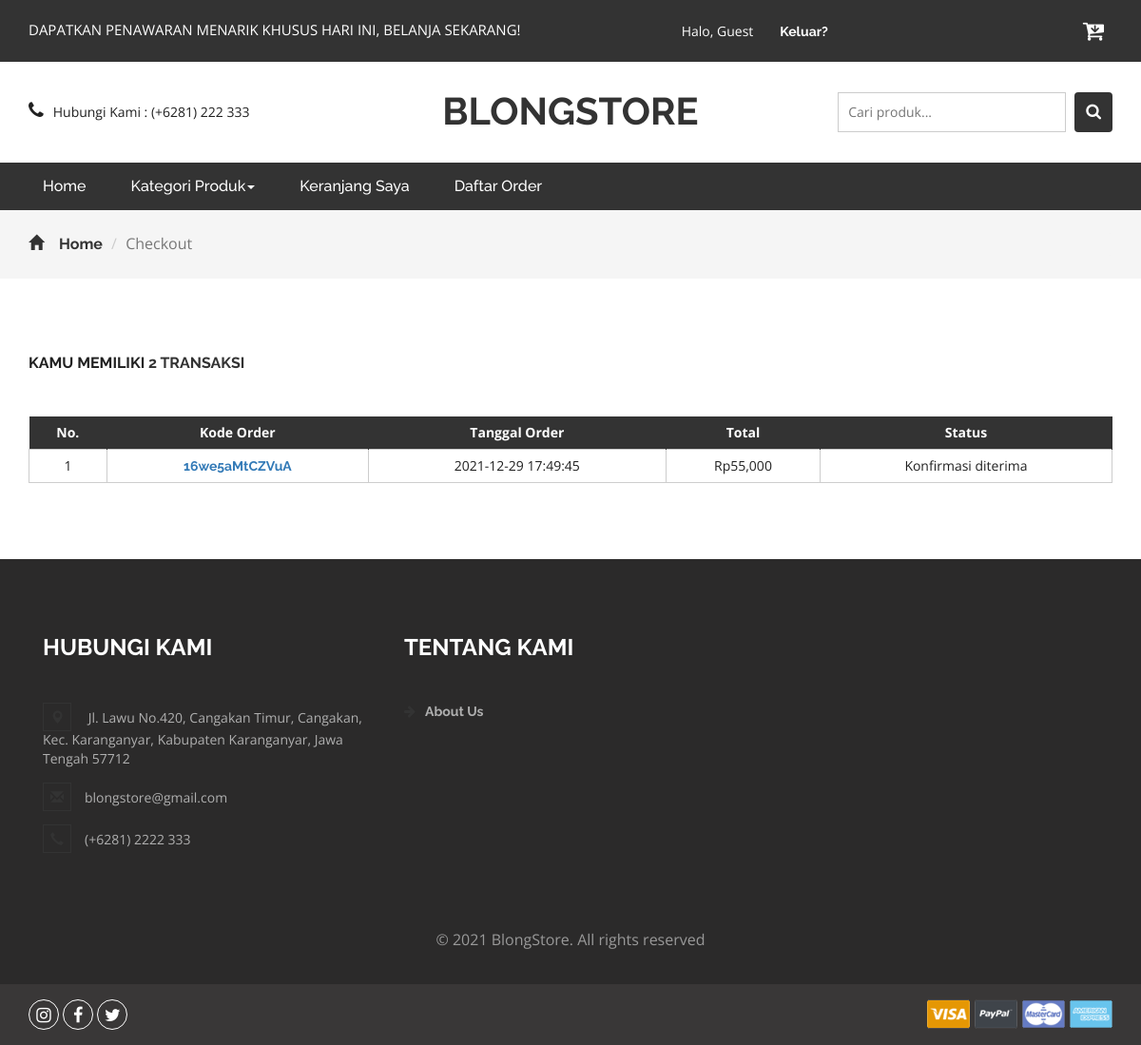
/daftarorder.php (signed in), run on the app's committed database.
### tables this page shows
CREATE TABLE `cart` (
  `idcart` int(11) NOT NULL,
  `orderid` varchar(100) NOT NULL,
  `userid` int(11) NOT NULL,
  `tglorder` timestamp NOT NULL DEFAULT current_timestamp(),
  `status` varchar(10) NOT NULL DEFAULT 'Cart'
);

### daftarorder.php (the view, shortened to what this page needs)
<?php
include 'dbconnect.php';
	$uid = $_SESSION['id'];
	$itungtrans = mysqli_query($conn,"select count(orderid) as jumlahtrans from cart where userid='$uid' and status!='Cart'");
	$itungtrans2 = mysqli_fetch_assoc($itungtrans);
	$itungtrans3 = $itungtrans2['jumlahtrans'];
?>
<!DOCTYPE html>
<html>
<head>
<link href="css/bootstrap.css" rel="stylesheet" type="text/css" media="all" />
<link href="css/style.css" rel="stylesheet" type="text/css" media="all" />
<link href="css/font-awesome.css" rel="stylesheet">
</head>
<body>
	<div class="agileits_header">
		<div class="container">
			<div class="w3l_offers">
				<p>DAPATKAN PENAWARAN MENARIK KHUSUS HARI INI, BELANJA SEKARANG!</p>
			</div>
			<div class="agile-login">
				<ul>
				<?php
				if(!isset($_SESSION['log'])){
					echo '
					<li><a href="registered.php"> Daftar</a></li>
					<li><a href="login.php">Masuk</a></li>
					';
				} else {
					if($_SESSION['role']=='Member'){
					echo '
					<li style="color:white">Halo, '.$_SESSION["name"].'
					<li><a href="logout.php">Keluar?</a></li>
					';
					} else {
					echo '
					<li style="color:white">Halo, '.$_SESSION["name"].'
					<li><a href="admin">Admin Panel</a></li>
					<li><a href="logout.php">Keluar?</a></li>
					';
					};
				}
				?>
				</ul>
			</div>
			<div class="product_list_header">
					<a href="cart.php"><button class="w3view-cart" type="submit" name="submit" value=""><i class="fa fa-cart-arrow-down" aria-hidden="true"></i></button>
					 </a>
			</div>
			<div class="clearfix"> </div>
		</div>
	</div>
	<div class="logo_products">
		<div class="container">
		<div class="w3ls_logo_products_left1">
				<ul class="phone_email">
					<li><i class="fa fa-phone" aria-hidden="true"></i>Hubungi Kami : (+6281) 222 333</li>
				</ul>
			</div>
			<div class="w3ls_logo_products_left">
				<h1><a href="index.php">BLONGSTORE</a></h1>
			</div>
		<div class="w3l_search">
			<form action="search.php" method="post">
				<input type="search" name="Search" placeholder="Cari produk...">
				<button type="submit" class="btn btn-default search" aria-label="Left Align">
					<i class="fa fa-search" aria-hidden="true"> </i>
				</button>
			</form>
		</div>
			<div class="clearfix"> </div>
		</div>
	</div>
	<div class="navigation-agileits">
		<div class="container">
			<nav class="navbar navbar-default">
							<div class="collapse navbar-collapse" id="bs-megadropdown-tabs">
								<ul class="nav navbar-nav">
									<li class="active"><a href="index.php" class="act">Home</a></li>
									<li class="dropdown">
										<a href="#" class="dropdown-toggle" data-toggle="dropdown">Kategori Produk<b class="caret"></b></a>
									</li>
									<li><a href="cart.php">Keranjang Saya</a></li>
									<li><a href="daftarorder.php">Daftar Order</a></li>
								</ul>
							</div>
							</nav>
			</div>
		</div>
	<div class="breadcrumbs">
		<div class="container">
			<ol class="breadcrumb breadcrumb1">
				<li><a href="index.php"><span class="glyphicon glyphicon-home" aria-hidden="true"></span>Home</a></li>
				<li class="active">Checkout</li>
			</ol>
		</div>
	</div>
	<div class="checkout">
		<div class="container">
			<h2>Kamu memiliki <span><?php echo $itungtrans3 ?> transaksi</span></h2>
			<div class="checkout-right">
				<table class="timetable_sub">
					<thead>
						<tr>
							<th>No.</th>
							<th>Kode Order</th>
							<th>Tanggal Order</th>
							<th>Total</th>
							<th>Status</th>
						</tr>
					</thead>
					<?php
						$brg=mysqli_query($conn,"SELECT DISTINCT(idcart), c.orderid, tglorder, status from cart c, detailorder d where c.userid='$uid' and d.orderid=c.orderid and status!='Cart' order by tglorder DESC");
						$no=1;
						while($b=mysqli_fetch_array($brg)){
					?>
					<tr class="rem1"><form method="post">
						<td class="invert"><?php echo $no++ ?></td>
						<td class="invert"><a href="order.php?id=<?php echo $b['orderid'] ?>"><?php echo $b['orderid'] ?></a></td>
						<td class="invert"><?php echo $b['tglorder'] ?></td>
						<td class="invert">
						Rp<?php 				$ongkir = 10000;
												$ordid = $b['orderid'];
												$result1 = mysqli_query($conn,"SELECT SUM(qty*hargaafter)+$ongkir AS count FROM detailorder d, produk p where d.orderid='$ordid' and p.idproduk=d.idproduk order by d.idproduk ASC");
												$cekrow = mysqli_num_rows($result1);
												$row1 = mysqli_fetch_assoc($result1);
												$count = $row1['count'];
												if($cekrow > 0){
													echo number_format($count);
													} else {
														echo 'No data';
													}?>
						</td>
						<td class="invert">
							<div class="rem">
								<?php
								if($b['status']=='Payment'){
								echo '
								<a href="konfirmasi.php?id='.$b['orderid'].'" class="form-control btn-primary">
								Konfirmasi Pembayaran
								</a>
								';}
								else if($b['status']=='Diproses'){
								echo 'Pesanan Diproses (Pembayaran Diterima)';
								}
								else if($b['status']=='Dikirim'){
									echo 'Pesanan Dikirim';
								} else if($b['status']=='Selesai'){
									echo 'Pesanan Selesai';
								} else if($b['status']=='Dibatalkan'){
									echo 'Pesanan Dibatalkan';
								} else {
									echo 'Konfirmasi diterima';
								}
								?>
							</form>
							</div>
					<?php
						}
					?>
			</div>
		</div>
<div class="footer">
		<div class="container">
			<div class="w3_footer_grids">
				<div class="col-md-4 w3_footer_grid">
					<h3>Hubungi Kami</h3>
					<ul class="address">
						<li><i class="glyphicon glyphicon-map-marker" aria-hidden="true"></i> Jl. Lawu No.420, Cangakan Timur, Cangakan, Kec. Karanganyar, Kabupaten Karanganyar, Jawa Tengah 57712</li>
						<li><i class="glyphicon glyphicon-envelope" aria-hidden="true"></i>blongstore@gmail.com</li>
						<li><i class="glyphicon glyphicon-earphone" aria-hidden="true"></i>(+6281) 2222 333</li>
					</ul>
				</div>
				<div class="col-md-3 w3_footer_grid">
					<h3>Tentang Kami</h3>
					<ul class="info">
						<li><i class="fa fa-arrow-right" aria-hidden="true"></i><a href="about.html">About Us</a></li>
					</ul>
				</div>
				<div class="clearfix"> </div>
			</div>
		</div>
		<div class="footer-copy">
			<div class="container">
				<p>© 2021 BlongStore. All rights reserved</p>
			</div>
		</div>
	</div>
	<div class="footer-botm">
			<div class="container">
				<div class="w3layouts-foot">
					<ul>
						<li><a href="#" class="w3_agile_instagram"><i class="fa fa-instagram" aria-hidden="true"></i></a></li>
						<li><a href="#" class="w3_agile_facebook"><i class="fa fa-facebook" aria-hidden="true"></i></a></li>
						<li><a href="#" class="agile_twitter"><i class="fa fa-twitter" aria-hidden="true"></i></a></li>
					</ul>
				</div>
				<div class="payment-w3ls">
					<img src="images/card.png" alt=" " class="img-responsive">
				</div>
				<div class="clearfix"> </div>
			</div>
		</div>
<link href="css/skdslider.css" rel="stylesheet">
</body>
</html>

### data on the page
cart: orderid "16we5aMtCZVuA", tglorder "2021-12-29 17:49:45", count "55,000", status "Konfirmasi diterima"

### other printed values
$_SESSION["name"] "Guest"
$itungtrans3 "2"
